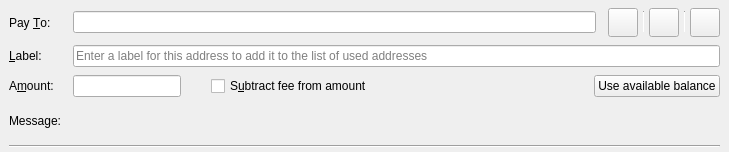
<?xml version="1.0" encoding="UTF-8"?>
<ui version="4.0">
 <class>SendCoinsEntry</class>
 <widget class="QStackedWidget" name="SendCoinsEntry">
  <property name="geometry">
   <rect>
    <x>0</x>
    <y>0</y>
    <width>729</width>
    <height>152</height>
   </rect>
  </property>
  <property name="focusPolicy">
   <enum>Qt::TabFocus</enum>
  </property>
  <property name="autoFillBackground">
   <bool>false</bool>
  </property>
  <property name="currentIndex">
   <number>0</number>
  </property>
  <widget class="QFrame" name="SendCoins">
   <property name="frameShape">
    <enum>QFrame::NoFrame</enum>
   </property>
   <layout class="QGridLayout" name="gridLayout">
    <property name="topMargin">
     <number>8</number>
    </property>
    <property name="bottomMargin">
     <number>4</number>
    </property>
    <property name="horizontalSpacing">
     <number>12</number>
    </property>
    <property name="verticalSpacing">
     <number>8</number>
    </property>
    <item row="3" column="1">
     <widget class="QLabel" name="messageTextLabel">
      <property name="toolTip">
       <string>A message that was attached to the afgn: URI which will be stored with the transaction for your reference. Note: This message will not be sent over the Afgn network.</string>
      </property>
      <property name="textFormat">
       <enum>Qt::PlainText</enum>
      </property>
     </widget>
    </item>
    <item row="0" column="0">
     <widget class="QLabel" name="payToLabel">
      <property name="text">
       <string>Pay &amp;To:</string>
      </property>
      <property name="buddy">
       <cstring>payTo</cstring>
      </property>
     </widget>
    </item>
    <item row="2" column="1" colspan="4">
     <layout class="QHBoxLayout" name="horizontalLayoutAmount" stretch="0,0,1,0">
      <item>
       <widget class="BitcoinAmountField" name="payAmount">
        <property name="toolTip">
         <string>The amount to send in the selected unit</string>
        </property>
       </widget>
      </item>
      <item>
       <spacer name="horizontalSpacer">
        <property name="orientation">
         <enum>Qt::Horizontal</enum>
        </property>
        <property name="sizeType">
         <enum>QSizePolicy::Fixed</enum>
        </property>
        <property name="sizeHint" stdset="0">
         <size>
          <width>30</width>
          <height>20</height>
         </size>
        </property>
       </spacer>
      </item>
      <item>
       <widget class="QCheckBox" name="checkboxSubtractFeeFromAmount">
        <property name="toolTip">
         <string>The fee will be deducted from the amount being sent. The recipient will receive less afgns than you enter in the amount field. If multiple recipients are selected, the fee is split equally.</string>
        </property>
        <property name="text">
         <string>S&amp;ubtract fee from amount</string>
        </property>
       </widget>
      </item>
      <item>
       <widget class="QPushButton" name="useAvailableBalanceButton">
        <property name="focusPolicy">
         <enum>Qt::NoFocus</enum>
        </property>
        <property name="text">
         <string>Use available balance</string>
        </property>
       </widget>
      </item>
     </layout>
    </item>
    <item row="1" column="0">
     <widget class="QLabel" name="labellLabel">
      <property name="text">
       <string>&amp;Label:</string>
      </property>
      <property name="buddy">
       <cstring>addAsLabel</cstring>
      </property>
     </widget>
    </item>
    <item row="3" column="0">
     <widget class="QLabel" name="messageLabel">
      <property name="text">
       <string>Message:</string>
      </property>
     </widget>
    </item>
    <item row="2" column="0">
     <widget class="QLabel" name="amountLabel">
      <property name="text">
       <string>A&amp;mount:</string>
      </property>
      <property name="buddy">
       <cstring>payAmount</cstring>
      </property>
     </widget>
    </item>
    <item row="0" column="1">
     <layout class="QHBoxLayout" name="payToLayout">
      <property name="spacing">
       <number>6</number>
      </property>
      <item>
       <widget class="QValidatedLineEdit" name="payTo">
        <property name="toolTip">
         <string>The Afgn address to send the payment to</string>
        </property>
       </widget>
      </item>
     </layout>
    </item>
    <item row="4" column="0" colspan="5">
     <widget class="Line" name="hLine">
      <property name="orientation">
       <enum>Qt::Horizontal</enum>
      </property>
     </widget>
    </item>
    <item row="0" column="2" colspan="3">
     <layout class="QHBoxLayout" name="horizontalLayout_3">
      <property name="spacing">
       <number>5</number>
      </property>
      <item>
       <widget class="QToolButton" name="deleteButton">
        <property name="toolTip">
         <string>Remove this entry</string>
        </property>
        <property name="text">
         <string/>
        </property>
        <property name="icon">
         <iconset resource="../bitcoin.qrc">
          <normaloff>:/icons/remove_entry</normaloff>:/icons/remove_entry</iconset>
        </property>
        <property name="iconSize">
         <size>
          <width>22</width>
          <height>22</height>
         </size>
        </property>
       </widget>
      </item>
      <item>
       <widget class="Line" name="vLine">
        <property name="maximumSize">
         <size>
          <width>1</width>
          <height>22</height>
         </size>
        </property>
        <property name="orientation">
         <enum>Qt::Vertical</enum>
        </property>
       </widget>
      </item>
      <item>
       <widget class="QToolButton" name="addressBookButton">
        <property name="toolTip">
         <string>Choose previously used address</string>
        </property>
        <property name="text">
         <string/>
        </property>
        <property name="icon">
         <iconset resource="../bitcoin.qrc">
          <normaloff>:/icons/address-book</normaloff>:/icons/address-book</iconset>
        </property>
        <property name="iconSize">
         <size>
          <width>22</width>
          <height>22</height>
         </size>
        </property>
        <property name="shortcut">
         <string>Alt+A</string>
        </property>
       </widget>
      </item>
      <item>
       <widget class="Line" name="vLine2">
        <property name="maximumSize">
         <size>
          <width>1</width>
          <height>22</height>
         </size>
        </property>
        <property name="orientation">
         <enum>Qt::Vertical</enum>
        </property>
       </widget>
      </item>
      <item>
       <widget class="QToolButton" name="pasteButton">
        <property name="toolTip">
         <string>Paste address from clipboard</string>
        </property>
        <property name="text">
         <string/>
        </property>
        <property name="icon">
         <iconset resource="../bitcoin.qrc">
          <normaloff>:/icons/editpaste</normaloff>:/icons/editpaste</iconset>
        </property>
        <property name="iconSize">
         <size>
          <width>22</width>
          <height>22</height>
         </size>
        </property>
        <property name="shortcut">
         <string>Alt+P</string>
        </property>
       </widget>
      </item>
     </layout>
    </item>
    <item row="1" column="1" colspan="4">
     <widget class="QLineEdit" name="addAsLabel">
      <property name="toolTip">
       <string>Enter a label for this address to add it to the list of used addresses</string>
      </property>
      <property name="placeholderText">
       <string>Enter a label for this address to add it to the list of used addresses</string>
      </property>
     </widget>
    </item>
   </layout>
  </widget>
  <widget class="QFrame" name="SendCoins_UnauthenticatedPaymentRequest">
   <property name="palette">
    <palette>
     <active>
      <colorrole role="WindowText">
       <brush brushstyle="SolidPattern">
        <color alpha="255">
         <red>0</red>
         <green>0</green>
         <blue>0</blue>
        </color>
       </brush>
      </colorrole>
      <colorrole role="Button">
       <brush brushstyle="SolidPattern">
        <color alpha="255">
         <red>255</red>
         <green>255</green>
         <blue>127</blue>
        </color>
       </brush>
      </colorrole>
      <colorrole role="Light">
       <brush brushstyle="SolidPattern">
        <color alpha="255">
         <red>255</red>
         <green>255</green>
         <blue>255</blue>
        </color>
       </brush>
      </colorrole>
      <colorrole role="Midlight">
       <brush brushstyle="SolidPattern">
        <color alpha="255">
         <red>255</red>
         <green>255</green>
         <blue>191</blue>
        </color>
       </brush>
      </colorrole>
      <colorrole role="Dark">
       <brush brushstyle="SolidPattern">
        <color alpha="255">
         <red>127</red>
         <green>127</green>
         <blue>63</blue>
        </color>
       </brush>
      </colorrole>
      <colorrole role="Mid">
       <brush brushstyle="SolidPattern">
        <color alpha="255">
         <red>170</red>
         <green>170</green>
         <blue>84</blue>
        </color>
       </brush>
      </colorrole>
      <colorrole role="Text">
       <brush brushstyle="SolidPattern">
        <color alpha="255">
         <red>0</red>
         <green>0</green>
         <blue>0</blue>
        </color>
       </brush>
      </colorrole>
      <colorrole role="BrightText">
       <brush brushstyle="SolidPattern">
        <color alpha="255">
         <red>255</red>
         <green>255</green>
         <blue>255</blue>
        </color>
       </brush>
      </colorrole>
      <colorrole role="ButtonText">
       <brush brushstyle="SolidPattern">
        <color alpha="255">
         <red>0</red>
         <green>0</green>
         <blue>0</blue>
        </color>
       </brush>
      </colorrole>
      <colorrole role="Base">
       <brush brushstyle="SolidPattern">
        <color alpha="255">
         <red>255</red>
         <green>255</green>
         <blue>255</blue>
        </color>
       </brush>
      </colorrole>
      <colorrole role="Window">
       <brush brushstyle="SolidPattern">
        <color alpha="255">
         <red>255</red>
         <green>255</green>
         <blue>127</blue>
        </color>
       </brush>
      </colorrole>
      <colorrole role="Shadow">
       <brush brushstyle="SolidPattern">
        <color alpha="255">
         <red>0</red>
         <green>0</green>
         <blue>0</blue>
        </color>
       </brush>
      </colorrole>
      <colorrole role="AlternateBase">
       <brush brushstyle="SolidPattern">
        <color alpha="255">
         <red>255</red>
         <green>255</green>
         <blue>191</blue>
        </color>
       </brush>
      </colorrole>
      <colorrole role="ToolTipBase">
       <brush brushstyle="SolidPattern">
        <color alpha="255">
         <red>255</red>
         <green>255</green>
         <blue>220</blue>
        </color>
       </brush>
      </colorrole>
      <colorrole role="ToolTipText">
       <brush brushstyle="SolidPattern">
        <color alpha="255">
         <red>0</red>
         <green>0</green>
         <blue>0</blue>
        </color>
       </brush>
      </colorrole>
     </active>
     <inactive>
      <colorrole role="WindowText">
       <brush brushstyle="SolidPattern">
        <color alpha="255">
         <red>0</red>
         <green>0</green>
         <blue>0</blue>
        </color>
       </brush>
      </colorrole>
      <colorrole role="Button">
       <brush brushstyle="SolidPattern">
        <color alpha="255">
         <red>255</red>
         <green>255</green>
         <blue>127</blue>
        </color>
       </brush>
      </colorrole>
      <colorrole role="Light">
       <brush brushstyle="SolidPattern">
        <color alpha="255">
         <red>255</red>
         <green>255</green>
         <blue>255</blue>
        </color>
       </brush>
      </colorrole>
      <colorrole role="Midlight">
       <brush brushstyle="SolidPattern">
        <color alpha="255">
         <red>255</red>
         <green>255</green>
         <blue>191</blue>
        </color>
       </brush>
      </colorrole>
      <colorrole role="Dark">
       <brush brushstyle="SolidPattern">
        <color alpha="255">
         <red>127</red>
         <green>127</green>
         <blue>63</blue>
        </color>
       </brush>
      </colorrole>
      <colorrole role="Mid">
       <brush brushstyle="SolidPattern">
        <color alpha="255">
         <red>170</red>
         <green>170</green>
         <blue>84</blue>
        </color>
       </brush>
      </colorrole>
      <colorrole role="Text">
       <brush brushstyle="SolidPattern">
        <color alpha="255">
         <red>0</red>
         <green>0</green>
         <blue>0</blue>
        </color>
       </brush>
      </colorrole>
      <colorrole role="BrightText">
       <brush brushstyle="SolidPattern">
        <color alpha="255">
         <red>255</red>
         <green>255</green>
         <blue>255</blue>
        </color>
       </brush>
      </colorrole>
      <colorrole role="ButtonText">
       <brush brushstyle="SolidPattern">
        <color alpha="255">
         <red>0</red>
         <green>0</green>
         <blue>0</blue>
        </color>
       </brush>
      </colorrole>
      <colorrole role="Base">
       <brush brushstyle="SolidPattern">
        <color alpha="255">
         <red>255</red>
         <green>255</green>
         <blue>255</blue>
        </color>
       </brush>
      </colorrole>
      <colorrole role="Window">
       <brush brushstyle="SolidPattern">
        <color alpha="255">
         <red>255</red>
         <green>255</green>
         <blue>127</blue>
        </color>
       </brush>
      </colorrole>
      <colorrole role="Shadow">
       <brush brushstyle="SolidPattern">
        <color alpha="255">
         <red>0</red>
         <green>0</green>
         <blue>0</blue>
        </color>
       </brush>
      </colorrole>
      <colorrole role="AlternateBase">
       <brush brushstyle="SolidPattern">
        <color alpha="255">
         <red>255</red>
         <green>255</green>
         <blue>191</blue>
        </color>
       </brush>
      </colorrole>
      <colorrole role="ToolTipBase">
       <brush brushstyle="SolidPattern">
        <color alpha="255">
         <red>255</red>
         <green>255</green>
         <blue>220</blue>
        </color>
       </brush>
      </colorrole>
      <colorrole role="ToolTipText">
       <brush brushstyle="SolidPattern">
        <color alpha="255">
         <red>0</red>
         <green>0</green>
         <blue>0</blue>
        </color>
       </brush>
      </colorrole>
     </inactive>
     <disabled>
      <colorrole role="WindowText">
       <brush brushstyle="SolidPattern">
        <color alpha="255">
         <red>127</red>
         <green>127</green>
         <blue>63</blue>
        </color>
       </brush>
      </colorrole>
      <colorrole role="Button">
       <brush brushstyle="SolidPattern">
        <color alpha="255">
         <red>255</red>
         <green>255</green>
         <blue>127</blue>
        </color>
       </brush>
      </colorrole>
      <colorrole role="Light">
       <brush brushstyle="SolidPattern">
        <color alpha="255">
         <red>255</red>
         <green>255</green>
         <blue>255</blue>
        </color>
       </brush>
      </colorrole>
      <colorrole role="Midlight">
       <brush brushstyle="SolidPattern">
        <color alpha="255">
         <red>255</red>
         <green>255</green>
         <blue>191</blue>
        </color>
       </brush>
      </colorrole>
      <colorrole role="Dark">
       <brush brushstyle="SolidPattern">
        <color alpha="255">
         <red>127</red>
         <green>127</green>
         <blue>63</blue>
        </color>
       </brush>
      </colorrole>
      <colorrole role="Mid">
       <brush brushstyle="SolidPattern">
        <color alpha="255">
         <red>170</red>
         <green>170</green>
         <blue>84</blue>
        </color>
       </brush>
      </colorrole>
      <colorrole role="Text">
       <brush brushstyle="SolidPattern">
        <color alpha="255">
         <red>127</red>
         <green>127</green>
         <blue>63</blue>
        </color>
       </brush>
      </colorrole>
      <colorrole role="BrightText">
       <brush brushstyle="SolidPattern">
        <color alpha="255">
         <red>255</red>
         <green>255</green>
         <blue>255</blue>
        </color>
       </brush>
      </colorrole>
      <colorrole role="ButtonText">
       <brush brushstyle="SolidPattern">
        <color alpha="255">
         <red>127</red>
         <green>127</green>
         <blue>63</blue>
        </color>
       </brush>
      </colorrole>
      <colorrole role="Base">
       <brush brushstyle="SolidPattern">
        <color alpha="255">
         <red>255</red>
         <green>255</green>
         <blue>127</blue>
        </color>
       </brush>
      </colorrole>
      <colorrole role="Window">
       <brush brushstyle="SolidPattern">
        <color alpha="255">
         <red>255</red>
         <green>255</green>
         <blue>127</blue>
        </color>
       </brush>
      </colorrole>
      <colorrole role="Shadow">
       <brush brushstyle="SolidPattern">
        <color alpha="255">
         <red>0</red>
         <green>0</green>
         <blue>0</blue>
        </color>
       </brush>
      </colorrole>
      <colorrole role="AlternateBase">
       <brush brushstyle="SolidPattern">
        <color alpha="255">
         <red>255</red>
         <green>255</green>
         <blue>127</blue>
        </color>
       </brush>
      </colorrole>
      <colorrole role="ToolTipBase">
       <brush brushstyle="SolidPattern">
        <color alpha="255">
         <red>255</red>
         <green>255</green>
         <blue>220</blue>
        </color>
       </brush>
      </colorrole>
      <colorrole role="ToolTipText">
       <brush brushstyle="SolidPattern">
        <color alpha="255">
         <red>0</red>
         <green>0</green>
         <blue>0</blue>
        </color>
       </brush>
      </colorrole>
     </disabled>
    </palette>
   </property>
   <property name="toolTip">
    <string>This is an unauthenticated payment request.</string>
   </property>
   <property name="autoFillBackground">
    <bool>true</bool>
   </property>
   <property name="frameShape">
    <enum>QFrame::NoFrame</enum>
   </property>
   <layout class="QGridLayout" name="gridLayout_is">
    <property name="spacing">
     <number>12</number>
    </property>
    <item row="0" column="0">
     <widget class="QLabel" name="payToLabel_is">
      <property name="text">
       <string>Pay To:</string>
      </property>
     </widget>
    </item>
    <item row="0" column="1">
     <layout class="QHBoxLayout" name="payToLayout_is">
      <property name="spacing">
       <number>0</number>
      </property>
      <item>
       <widget class="QLabel" name="payTo_is"/>
      </item>
      <item>
       <widget class="QToolButton" name="deleteButton_is">
        <property name="toolTip">
         <string>Remove this entry</string>
        </property>
        <property name="text">
         <string/>
        </property>
        <property name="icon">
         <iconset resource="../bitcoin.qrc">
          <normaloff>:/icons/remove</normaloff>:/icons/remove</iconset>
        </property>
       </widget>
      </item>
     </layout>
    </item>
    <item row="1" column="0">
     <widget class="QLabel" name="memoLabel_is">
      <property name="text">
       <string>Memo:</string>
      </property>
     </widget>
    </item>
    <item row="1" column="1">
     <widget class="QLabel" name="memoTextLabel_is">
      <property name="textFormat">
       <enum>Qt::PlainText</enum>
      </property>
     </widget>
    </item>
    <item row="2" column="0">
     <widget class="QLabel" name="amountLabel_is">
      <property name="text">
       <string>A&amp;mount:</string>
      </property>
      <property name="buddy">
       <cstring>payAmount_is</cstring>
      </property>
     </widget>
    </item>
    <item row="2" column="1">
     <widget class="BitcoinAmountField" name="payAmount_is">
      <property name="acceptDrops">
       <bool>false</bool>
      </property>
     </widget>
    </item>
   </layout>
  </widget>
  <widget class="QFrame" name="SendCoins_AuthenticatedPaymentRequest">
   <property name="palette">
    <palette>
     <active>
      <colorrole role="WindowText">
       <brush brushstyle="SolidPattern">
        <color alpha="255">
         <red>0</red>
         <green>0</green>
         <blue>0</blue>
        </color>
       </brush>
      </colorrole>
      <colorrole role="Button">
       <brush brushstyle="SolidPattern">
        <color alpha="255">
         <red>140</red>
         <green>232</green>
         <blue>119</blue>
        </color>
       </brush>
      </colorrole>
      <colorrole role="Light">
       <brush brushstyle="SolidPattern">
        <color alpha="255">
         <red>230</red>
         <green>255</green>
         <blue>224</blue>
        </color>
       </brush>
      </colorrole>
      <colorrole role="Midlight">
       <brush brushstyle="SolidPattern">
        <color alpha="255">
         <red>185</red>
         <green>243</green>
         <blue>171</blue>
        </color>
       </brush>
      </colorrole>
      <colorrole role="Dark">
       <brush brushstyle="SolidPattern">
        <color alpha="255">
         <red>70</red>
         <green>116</green>
         <blue>59</blue>
        </color>
       </brush>
      </colorrole>
      <colorrole role="Mid">
       <brush brushstyle="SolidPattern">
        <color alpha="255">
         <red>93</red>
         <green>155</green>
         <blue>79</blue>
        </color>
       </brush>
      </colorrole>
      <colorrole role="Text">
       <brush brushstyle="SolidPattern">
        <color alpha="255">
         <red>0</red>
         <green>0</green>
         <blue>0</blue>
        </color>
       </brush>
      </colorrole>
      <colorrole role="BrightText">
       <brush brushstyle="SolidPattern">
        <color alpha="255">
         <red>155</red>
         <green>255</green>
         <blue>147</blue>
        </color>
       </brush>
      </colorrole>
      <colorrole role="ButtonText">
       <brush brushstyle="SolidPattern">
        <color alpha="255">
         <red>0</red>
         <green>0</green>
         <blue>0</blue>
        </color>
       </brush>
      </colorrole>
      <colorrole role="Base">
       <brush brushstyle="SolidPattern">
        <color alpha="255">
         <red>119</red>
         <green>255</green>
         <blue>233</blue>
        </color>
       </brush>
      </colorrole>
      <colorrole role="Window">
       <brush brushstyle="SolidPattern">
        <color alpha="255">
         <red>140</red>
         <green>232</green>
         <blue>119</blue>
        </color>
       </brush>
      </colorrole>
      <colorrole role="Shadow">
       <brush brushstyle="SolidPattern">
        <color alpha="255">
         <red>0</red>
         <green>0</green>
         <blue>0</blue>
        </color>
       </brush>
      </colorrole>
      <colorrole role="AlternateBase">
       <brush brushstyle="SolidPattern">
        <color alpha="255">
         <red>197</red>
         <green>243</green>
         <blue>187</blue>
        </color>
       </brush>
      </colorrole>
      <colorrole role="NoRole">
       <brush brushstyle="SolidPattern">
        <color alpha="255">
         <red>125</red>
         <green>194</green>
         <blue>122</blue>
        </color>
       </brush>
      </colorrole>
      <colorrole role="ToolTipBase">
       <brush brushstyle="SolidPattern">
        <color alpha="255">
         <red>255</red>
         <green>255</green>
         <blue>220</blue>
        </color>
       </brush>
      </colorrole>
      <colorrole role="ToolTipText">
       <brush brushstyle="SolidPattern">
        <color alpha="255">
         <red>0</red>
         <green>0</green>
         <blue>0</blue>
        </color>
       </brush>
      </colorrole>
     </active>
     <inactive>
      <colorrole role="WindowText">
       <brush brushstyle="SolidPattern">
        <color alpha="255">
         <red>0</red>
         <green>0</green>
         <blue>0</blue>
        </color>
       </brush>
      </colorrole>
      <colorrole role="Button">
       <brush brushstyle="SolidPattern">
        <color alpha="255">
         <red>140</red>
         <green>232</green>
         <blue>119</blue>
        </color>
       </brush>
      </colorrole>
      <colorrole role="Light">
       <brush brushstyle="SolidPattern">
        <color alpha="255">
         <red>230</red>
         <green>255</green>
         <blue>224</blue>
        </color>
       </brush>
      </colorrole>
      <colorrole role="Midlight">
       <brush brushstyle="SolidPattern">
        <color alpha="255">
         <red>185</red>
         <green>243</green>
         <blue>171</blue>
        </color>
       </brush>
      </colorrole>
      <colorrole role="Dark">
       <brush brushstyle="SolidPattern">
        <color alpha="255">
         <red>70</red>
         <green>116</green>
         <blue>59</blue>
        </color>
       </brush>
      </colorrole>
      <colorrole role="Mid">
       <brush brushstyle="SolidPattern">
        <color alpha="255">
         <red>93</red>
         <green>155</green>
         <blue>79</blue>
        </color>
       </brush>
      </colorrole>
      <colorrole role="Text">
       <brush brushstyle="SolidPattern">
        <color alpha="255">
         <red>0</red>
         <green>0</green>
         <blue>0</blue>
        </color>
       </brush>
      </colorrole>
      <colorrole role="BrightText">
       <brush brushstyle="SolidPattern">
        <color alpha="255">
         <red>155</red>
         <green>255</green>
         <blue>147</blue>
        </color>
       </brush>
      </colorrole>
      <colorrole role="ButtonText">
       <brush brushstyle="SolidPattern">
        <color alpha="255">
         <red>0</red>
         <green>0</green>
         <blue>0</blue>
        </color>
       </brush>
      </colorrole>
      <colorrole role="Base">
       <brush brushstyle="SolidPattern">
        <color alpha="255">
         <red>119</red>
         <green>255</green>
         <blue>233</blue>
        </color>
       </brush>
      </colorrole>
      <colorrole role="Window">
       <brush brushstyle="SolidPattern">
        <color alpha="255">
         <red>140</red>
         <green>232</green>
         <blue>119</blue>
        </color>
       </brush>
      </colorrole>
      <colorrole role="Shadow">
       <brush brushstyle="SolidPattern">
        <color alpha="255">
         <red>0</red>
         <green>0</green>
         <blue>0</blue>
        </color>
       </brush>
      </colorrole>
      <colorrole role="AlternateBase">
       <brush brushstyle="SolidPattern">
        <color alpha="255">
         <red>197</red>
         <green>243</green>
         <blue>187</blue>
        </color>
       </brush>
      </colorrole>
      <colorrole role="NoRole">
       <brush brushstyle="SolidPattern">
        <color alpha="255">
         <red>125</red>
         <green>194</green>
         <blue>122</blue>
        </color>
       </brush>
      </colorrole>
      <colorrole role="ToolTipBase">
       <brush brushstyle="SolidPattern">
        <color alpha="255">
         <red>255</red>
         <green>255</green>
         <blue>220</blue>
        </color>
       </brush>
      </colorrole>
      <colorrole role="ToolTipText">
       <brush brushstyle="SolidPattern">
        <color alpha="255">
         <red>0</red>
         <green>0</green>
         <blue>0</blue>
        </color>
       </brush>
      </colorrole>
     </inactive>
     <disabled>
      <colorrole role="WindowText">
       <brush brushstyle="SolidPattern">
        <color alpha="255">
         <red>70</red>
         <green>116</green>
         <blue>59</blue>
        </color>
       </brush>
      </colorrole>
      <colorrole role="Button">
       <brush brushstyle="SolidPattern">
        <color alpha="255">
         <red>140</red>
         <green>232</green>
         <blue>119</blue>
        </color>
       </brush>
      </colorrole>
      <colorrole role="Light">
       <brush brushstyle="SolidPattern">
        <color alpha="255">
         <red>230</red>
         <green>255</green>
         <blue>224</blue>
        </color>
       </brush>
      </colorrole>
      <colorrole role="Midlight">
       <brush brushstyle="SolidPattern">
        <color alpha="255">
         <red>185</red>
         <green>243</green>
         <blue>171</blue>
        </color>
       </brush>
      </colorrole>
      <colorrole role="Dark">
       <brush brushstyle="SolidPattern">
        <color alpha="255">
         <red>70</red>
         <green>116</green>
         <blue>59</blue>
        </color>
       </brush>
      </colorrole>
      <colorrole role="Mid">
       <brush brushstyle="SolidPattern">
        <color alpha="255">
         <red>93</red>
         <green>155</green>
         <blue>79</blue>
        </color>
       </brush>
      </colorrole>
      <colorrole role="Text">
       <brush brushstyle="SolidPattern">
        <color alpha="255">
         <red>70</red>
         <green>116</green>
         <blue>59</blue>
        </color>
       </brush>
      </colorrole>
      <colorrole role="BrightText">
       <brush brushstyle="SolidPattern">
        <color alpha="255">
         <red>155</red>
         <green>255</green>
         <blue>147</blue>
        </color>
       </brush>
      </colorrole>
      <colorrole role="ButtonText">
       <brush brushstyle="SolidPattern">
        <color alpha="255">
         <red>70</red>
         <green>116</green>
         <blue>59</blue>
        </color>
       </brush>
      </colorrole>
      <colorrole role="Base">
       <brush brushstyle="SolidPattern">
        <color alpha="255">
         <red>140</red>
         <green>232</green>
         <blue>119</blue>
        </color>
       </brush>
      </colorrole>
      <colorrole role="Window">
       <brush brushstyle="SolidPattern">
        <color alpha="255">
         <red>140</red>
         <green>232</green>
         <blue>119</blue>
        </color>
       </brush>
      </colorrole>
      <colorrole role="Shadow">
       <brush brushstyle="SolidPattern">
        <color alpha="255">
         <red>0</red>
         <green>0</green>
         <blue>0</blue>
        </color>
       </brush>
      </colorrole>
      <colorrole role="AlternateBase">
       <brush brushstyle="SolidPattern">
        <color alpha="255">
         <red>140</red>
         <green>232</green>
         <blue>119</blue>
        </color>
       </brush>
      </colorrole>
      <colorrole role="NoRole">
       <brush brushstyle="SolidPattern">
        <color alpha="255">
         <red>125</red>
         <green>194</green>
         <blue>122</blue>
        </color>
       </brush>
      </colorrole>
      <colorrole role="ToolTipBase">
       <brush brushstyle="SolidPattern">
        <color alpha="255">
         <red>255</red>
         <green>255</green>
         <blue>220</blue>
        </color>
       </brush>
      </colorrole>
      <colorrole role="ToolTipText">
       <brush brushstyle="SolidPattern">
        <color alpha="255">
         <red>0</red>
         <green>0</green>
         <blue>0</blue>
        </color>
       </brush>
      </colorrole>
     </disabled>
    </palette>
   </property>
   <property name="toolTip">
    <string>This is an authenticated payment request.</string>
   </property>
   <property name="autoFillBackground">
    <bool>true</bool>
   </property>
   <property name="frameShape">
    <enum>QFrame::NoFrame</enum>
   </property>
   <layout class="QGridLayout" name="gridLayout_s">
    <property name="spacing">
     <number>12</number>
    </property>
    <item row="0" column="0">
     <widget class="QLabel" name="payToLabel_s">
      <property name="text">
       <string>Pay To:</string>
      </property>
      <property name="alignment">
       <set>Qt::AlignRight|Qt::AlignTrailing|Qt::AlignVCenter</set>
      </property>
     </widget>
    </item>
    <item row="0" column="1">
     <layout class="QHBoxLayout" name="payToLayout_s">
      <property name="spacing">
       <number>0</number>
      </property>
      <item>
       <widget class="QLabel" name="payTo_s">
        <property name="textFormat">
         <enum>Qt::PlainText</enum>
        </property>
       </widget>
      </item>
      <item>
       <widget class="QToolButton" name="deleteButton_s">
        <property name="toolTip">
         <string>Remove this entry</string>
        </property>
        <property name="text">
         <string/>
        </property>
        <property name="icon">
         <iconset resource="../bitcoin.qrc">
          <normaloff>:/icons/remove</normaloff>:/icons/remove</iconset>
        </property>
       </widget>
      </item>
     </layout>
    </item>
    <item row="1" column="0">
     <widget class="QLabel" name="memoLabel_s">
      <property name="text">
       <string>Memo:</string>
      </property>
      <property name="alignment">
       <set>Qt::AlignRight|Qt::AlignTrailing|Qt::AlignVCenter</set>
      </property>
     </widget>
    </item>
    <item row="1" column="1">
     <widget class="QLabel" name="memoTextLabel_s">
      <property name="textFormat">
       <enum>Qt::PlainText</enum>
      </property>
     </widget>
    </item>
    <item row="2" column="0">
     <widget class="QLabel" name="amountLabel_s">
      <property name="text">
       <string>A&amp;mount:</string>
      </property>
      <property name="alignment">
       <set>Qt::AlignRight|Qt::AlignTrailing|Qt::AlignVCenter</set>
      </property>
      <property name="buddy">
       <cstring>payAmount_s</cstring>
      </property>
     </widget>
    </item>
    <item row="2" column="1">
     <widget class="BitcoinAmountField" name="payAmount_s">
      <property name="acceptDrops">
       <bool>false</bool>
      </property>
     </widget>
    </item>
   </layout>
  </widget>
 </widget>
 <customwidgets>
  <customwidget>
   <class>QValidatedLineEdit</class>
   <extends>QLineEdit</extends>
   <header>qt/qvalidatedlineedit.h</header>
  </customwidget>
  <customwidget>
   <class>BitcoinAmountField</class>
   <extends>QLineEdit</extends>
   <header>qt/bitcoinamountfield.h</header>
   <container>1</container>
  </customwidget>
 </customwidgets>
 <tabstops>
  <tabstop>payTo</tabstop>
  <tabstop>addressBookButton</tabstop>
  <tabstop>pasteButton</tabstop>
  <tabstop>deleteButton</tabstop>
  <tabstop>addAsLabel</tabstop>
  <tabstop>payAmount</tabstop>
  <tabstop>payAmount_is</tabstop>
  <tabstop>deleteButton_is</tabstop>
  <tabstop>payAmount_s</tabstop>
  <tabstop>deleteButton_s</tabstop>
 </tabstops>
 <resources>
  <include location="../bitcoin.qrc"/>
 </resources>
 <connections/>
</ui>
